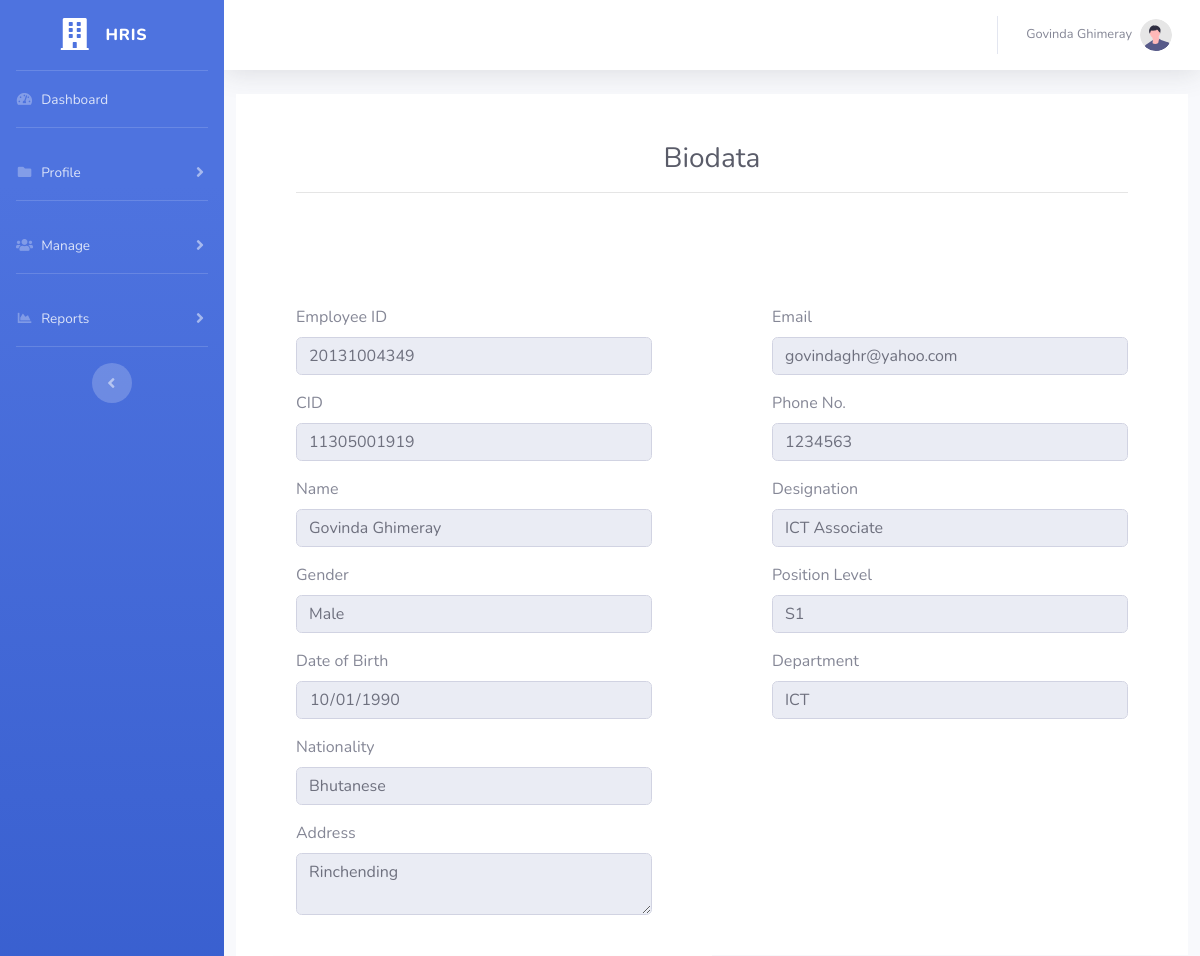
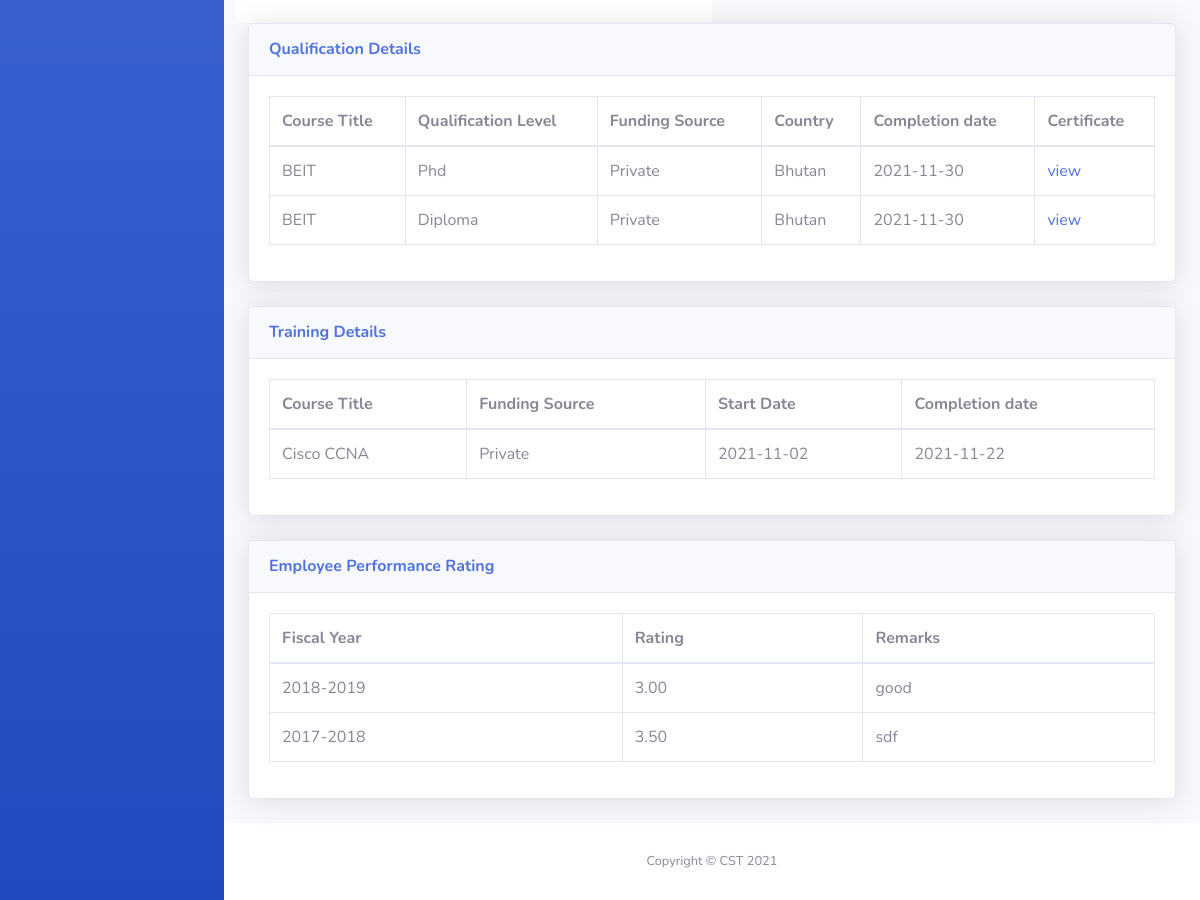
Screenshot of /view_cv.php?id=20131004349 (signed in) with the database file from the repository (2 pictures, top to bottom).
### tables this page shows
CREATE TABLE `employee` (
  `employee_id` bigint(14) NOT NULL,
  `cid` bigint(11) NOT NULL,
  `name` varchar(50) NOT NULL,
  `gender` varchar(10) NOT NULL,
  `dob` date NOT NULL,
  `email` varchar(50) NOT NULL,
  `mobile` int(11) NOT NULL,
  `designation` int(11) NOT NULL,
  `department` int(11) NOT NULL,
  `nationality` varchar(20) NOT NULL,
  `address` varchar(255) NOT NULL,
  `service_status` int(11) NOT NULL,
  `position_level` int(11) NOT NULL
);

CREATE TABLE `designation` (
  `desig_id` int(11) NOT NULL,
  `desig_name` varchar(30) NOT NULL
);

CREATE TABLE `position_level` (
  `pos_id` int(11) NOT NULL,
  `pos_name` varchar(10) NOT NULL
);

CREATE TABLE `department` (
  `dept_id` int(11) NOT NULL,
  `dept_name` varchar(50) NOT NULL
);

CREATE TABLE `qualification` (
  `q_id` int(11) NOT NULL,
  `emp_id` bigint(14) NOT NULL,
  `course_title` varchar(50) NOT NULL,
  `qualification_level` int(11) NOT NULL,
  `funding_source` varchar(100) NOT NULL,
  `country` varchar(30) NOT NULL,
  `college` varchar(50) NOT NULL,
  `certificate` varchar(100) DEFAULT NULL,
  `start_date` date NOT NULL,
  `end_date` date NOT NULL,
  `remarks` varchar(255) DEFAULT NULL,
  `verification_status` int(2) NOT NULL DEFAULT 0
);

CREATE TABLE `qualification_level` (
  `ql_id` int(11) NOT NULL,
  `ql_name` varchar(50) NOT NULL
);

CREATE TABLE `training` (
  `tr_id` int(11) NOT NULL,
  `course_title` varchar(50) NOT NULL,
  `start_date` date NOT NULL,
  `end_date` date NOT NULL,
  `emp_id` bigint(14) NOT NULL,
  `funding_source` varchar(50) NOT NULL,
  `remarks` varchar(255) NOT NULL,
  `verification_status` int(2) NOT NULL DEFAULT 0
);

CREATE TABLE `performance_rating` (
  `pr_id` int(11) NOT NULL,
  `emp_id` bigint(14) DEFAULT NULL,
  `fiscal_yr` varchar(10) DEFAULT NULL,
  `rating` float(3,2) NOT NULL,
  `remarks` varchar(255) NOT NULL
);

### view_cv.php (the view, shortened to what the rows shown need)
<?php
include('./include/header.php');
$employee_id = $_GET['id'];
$qry=mysqli_query($con,"SELECT `employee_id`, `cid`, `name`, `gender`, `dob`, `email`, `mobile`, `designation`, `department`, `nationality`, `address`, `service_status`, `position_level` FROM `employee` WHERE employee_id='".$employee_id."'");
list($employee_id, $cid, $name, $gender, $dob, $email, $mobile, $designation, $department, $nationality, $address, $service_status, $position_level)=mysqli_fetch_row($qry);
?>
                <div class="container-fluid">
                    <div class="row justify-content-center">
                        <div class="col-xl-12 col-md-12  bg-white">
                            <div class="p-5">
                                <div class="text-center">
                                    <h1 class="h3 mb-0 text-gray-800">Biodata</h1>
                                </div>
                            </div>
                        </div>
                        <div class="col-xl-6 col-md-6 bg-white">
                            <div class="p-5">
                                    <div class="form-group">
                                        <label for="emp_id" class="form-label">Employee ID</label>
                                        <input type="Number" name="emp_id" id="emp_id" class="form-control" value="<?=$employee_id; ?>" readonly >
                                    </div>
                                    <div class="form-group">
                                        <label for="cid" class="form-label">CID</label>
                                        <input type="Number" name="cid" id="cid" class="form-control" value="<?=$cid; ?>" readonly >
                                    </div>
                                    <div class="form-group">
                                        <label for="name" class="form-label">Name</label>
                                        <input type="Text" name="name" id="name" class="form-control" value="<?=$name; ?>" readonly >
                                    </div>
                                    <div class="form-group">
                                        <label for="gender" class="form-label">Gender</label>
                                        <input type="Text" name="gender" id="gender" class="form-control" value="<?=$gender; ?>" readonly >
                                    </div>
                                    <div class="form-group">
                                        <label for="dob" class="form-label">Date of Birth</label>
                                        <input type="date" name="dob" id="dob" class="form-control" value="<?=$dob; ?>" readonly>
                                    </div>
                                    <div class="form-group">
                                        <label for="nationality" class="form-label">Nationality</label>
                                        <input type="Text" name="nationality" id="nationality" class="form-control" value="<?=$nationality; ?>" readonly>
                                    </div>
                                    <div class="form-group">
                                        <label for="address" class="form-label">Address</label>
                                        <textarea class="form-control" name="address" id="address" rows="2" readonly><?=$address; ?></textarea>
                                    </div>
                            </div>
                        </div>
                        <div class="col-xl-6 col-md-6 mb-4  bg-white">
                            <div class="p-5">
                                    <div class="form-group">
                                        <label for="email" class="form-label">Email</label>
                                        <input type="email" name="email" id="email" class="form-control" value="<?=$email; ?>" readonly>
                                    </div>
                                    <div class="form-group">
                                        <label for="phone_no" class="form-label">Phone No.</label>
                                        <input type="Text" name="phone_no" id="phone_no" class="form-control" value="<?=$mobile; ?>" readonly>
                                    </div>
                                    <div class="form-group">
                                    <?php
                                            list($desig_name)=mysqli_fetch_row(mysqli_query($con,"SELECT desig_name FROM designation WHERE desig_id = $designation"))
                                            ?>
                                        <label for="designation" class="form-label">Designation</label>
                                        <input type="Text" name="designation" id="designation" class="form-control" value="<?=$desig_name; ?>" readonly>
                                    </div>
                                    <div class="form-group">
                                    <?php
                                            list($pos_name)=mysqli_fetch_row(mysqli_query($con,"SELECT pos_name FROM position_level WHERE pos_id = $position_level"))
                                            ?>
                                        <label for="position" class="form-label">Position Level</label>
                                        <input type="Text" name="position" id="position" class="form-control" value="<?=$pos_name; ?>" readonly>
                                    </div>
                                    <div class="form-group">
                                    <?php
                                            list($dept)=mysqli_fetch_row(mysqli_query($con,"SELECT dept_name FROM department WHERE  dept_id= $department"))
                                            ?>
                                        <label for="department" class="form-label">Department</label>
                                        <input type="Text" name="department" id="department" class="form-control" value="<?=$dept; ?>" readonly>
                                    </div>
                            </div>
                        </div>
                    </div>
                </div>
                <div class="container-fluid">
                    <div class="card shadow mb-4">
                        <div class="card-body">
                            <div class="table-responsive">
                                <table class="table table-bordered" id="" width="100%" cellspacing="0">
                                    <thead>
                                        <tr>
                                            <th>Course Title</th>
                                            <th>Qualification Level</th>
                                            <th>Funding Source</th>
                                            <th>Country</th>
                                            <th>Completion date</th>
                                            <th>Certificate</th>
                                        </tr>
                                    </thead>
                                    <tbody>
                                        <?php
                                        $qli_Qry=mysqli_query($con,"SELECT `q_id`, `emp_id`, `course_title`, `qualification_level`, `funding_source`, `country`, `certificate`, `start_date`, `end_date`, `remarks`, `verification_status` FROM `qualification` WHERE emp_id=".$employee_id);
                                        while(list($q_id, $emp_id, $course_title, $qualification_level, $funding_source, $country, $certificate, $start_date, $end_date, $remarks, $verification_status)=mysqli_fetch_row($qli_Qry)){
                                            list($ql)=mysqli_fetch_row(mysqli_query($con,"SELECT `ql_name` FROM `qualification_level` WHERE ql_id=".$qualification_level));
                                        ?>
                                        <tr>
                                            <td><?=$course_title;?></td>
                                            <td><?=$ql;?></td>
                                            <td><?=$funding_source;?></td>
                                            <td><?=$country;?></td>
                                            <td><?=$end_date;?></td>
                                            <td><a href="<?=$certificate;?>" target="_blank">view</a></td>
                                        </tr>
                                        <?php
                                        }
                                        ?>
                                    </tbody>
                                </table>
                            </div>
                        </div>
                    </div>
                </div>
                <div class="container-fluid">
                    <div class="card shadow mb-4">
                        <div class="card-body">
                            <div class="table-responsive">
                                <table class="table table-bordered" id="" width="100%" cellspacing="0">
                                    <thead>
                                        <tr>
                                            <th>Course Title</th>
                                            <th>Funding Source</th>
                                            <th>Start Date</th>
                                            <th>Completion date</th>
                                        </tr>
                                    </thead>
                                    <tbody>
                                        <?php
                                        $tr_Qry=mysqli_query($con,"SELECT `tr_id`, `course_title`, `start_date`, `end_date`, `emp_id`, `funding_source`, `remarks` FROM `training` WHERE `verification_status`='1' AND `emp_id`=".$employee_id);
                                        while(list($tr_id, $course_title, $start_date, $end_date, $emp_id, $funding_source, $remarks)=mysqli_fetch_row($tr_Qry)){
                                        ?>
                                        <tr>
                                            <td><?=$course_title;?></td>
                                            <td><?=$funding_source;?></td>
                                            <td><?=$start_date;?></td>
                                            <td><?=$end_date;?></td>
                                        </tr>
                                        <?php
                                        }
                                        ?>
                                    </tbody>
                                </table>
                            </div>
                        </div>
                    </div>
                </div>
                <div class="container-fluid">
                    <div class="card shadow mb-4">
                        <div class="card-body">
                            <div class="table-responsive">
                                <table class="table table-bordered" id="" width="100%" cellspacing="0">
                                    <thead>
                                        <tr>
                                            <th>Fiscal Year</th>
                                            <th>Rating</th>
                                            <th>Remarks</th>
                                        </tr>
                                    </thead>
                                    <tbody>
                                        <?php
                                        $tr_Qry=mysqli_query($con,"SELECT `pr_id`, `emp_id`, `fiscal_yr`, `rating`, `remarks` FROM `performance_rating` WHERE `emp_id`='".$employee_id."' ORDER BY `fiscal_yr` DESC");
                                        while(list($pr_id, $emp_id, $fiscal_yr, $rating, $remarks)=mysqli_fetch_row($tr_Qry)){
                                        ?>
                                        <tr>
                                            <td><?=$fiscal_yr;?></td>
                                            <td><?=$rating;?></td>
                                            <td><?=$remarks;?></td>
                                        </tr>
                                        <?php
                                        }
                                        ?>
                                    </tbody>
                                </table>
                            </div>
                        </div>
                    </div>
                </div>
<?php
include('./include/footer.php');
?>

### include/header.php (shortened to what the rows shown need)
<?php
	include('./include/connection.php');
	$emp_id=$_SESSION['emp_id'];
	list($employee_name)=mysqli_fetch_row(mysqli_query($con,"SELECT name FROM employee WHERE employee_id='".$emp_id."'"));
?>
<!DOCTYPE html>
<html lang="en">
<head>
    <link href="vendor/fontawesome-free/css/all.min.css" rel="stylesheet" type="text/css">
    <link href="css/sb-admin-2.min.css" rel="stylesheet">
</head>
<body id="page-top">
    <div id="wrapper">
        <div id="content-wrapper" class="d-flex flex-column">
            <div id="content">
                <nav class="navbar navbar-expand navbar-light bg-white topbar mb-4 static-top shadow">
                    <ul class="navbar-nav ml-auto">
                        <li class="nav-item dropdown no-arrow">
                            <a class="nav-link dropdown-toggle" href="#" id="userDropdown" role="button"
                                data-toggle="dropdown" aria-haspopup="true" aria-expanded="false">
                                <span class="mr-2 d-none d-lg-inline text-gray-600 small"><?php echo $employee_name; ?></span>
                                <img class="img-profile rounded-circle"
                                    src="img/undraw_profile.svg">
                            </a>
                        </li>
                    </ul>
                </nav>

### rows the page displays
employee: name "Govinda Ghimeray", emp_id "20131004349", cid "11305001919", gender "Male", dob "10/01/1990", nationality "Bhutanese", address "Rinchending", email "govindaghr@yahoo.com", phone_no "1234563"
designation: designation "ICT Associate"
position_level: position "S1"
department: department "ICT"
qualification: course_title "BEIT", qualification_level.ql_name "Phd", funding_source "Private", country "Bhutan", end_date "2021-11-30"
qualification: course_title "BEIT", qualification_level.ql_name "Diploma", funding_source "Private", country "Bhutan", end_date "2021-11-30"
training: course_title "Cisco CCNA", funding_source "Private", start_date "2021-11-02", end_date "2021-11-22"
performance_rating: fiscal_yr "2018-2019", rating "3.00", remarks "good"
performance_rating: fiscal_yr "2017-2018", rating "3.50", remarks "sdf"
